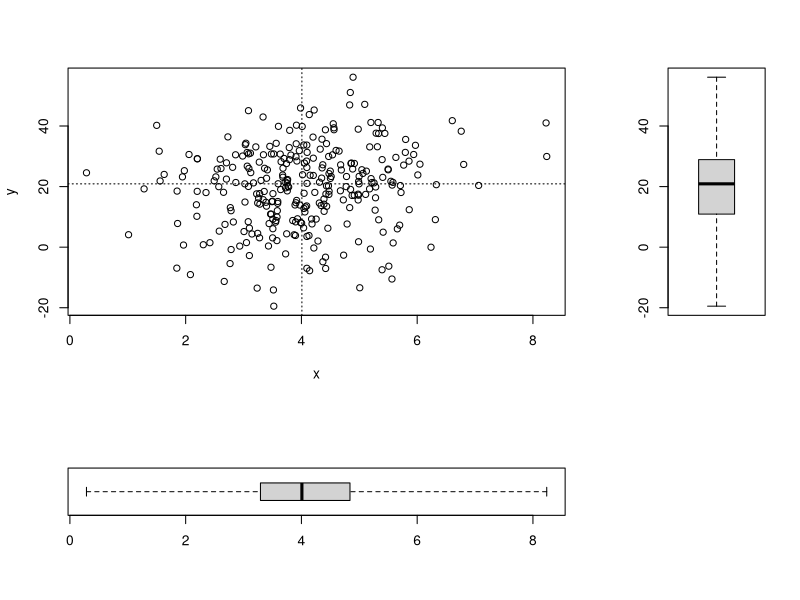

The R source for this figure:
png(filename = 'plot-ex05.png', bg='transparent', width = 600)
set.seed(18)
x <- rt(300,30,4)
e <- rnorm(300,0,13)
y <- 12+2*x+e
m.x <- median(x)
m.y <- median(y)
layout(matrix(c(1,2,3,4),2,2,byrow = TRUE),widths = c(3, 1), heights = c(2, 1))
plot(x,y, abline(v=m.x,h=m.y, lty=3))
boxplot(y,verical = TRUE, range = 2)
boxplot(x,horizontal = TRUE, range = 3)
dev.off()

